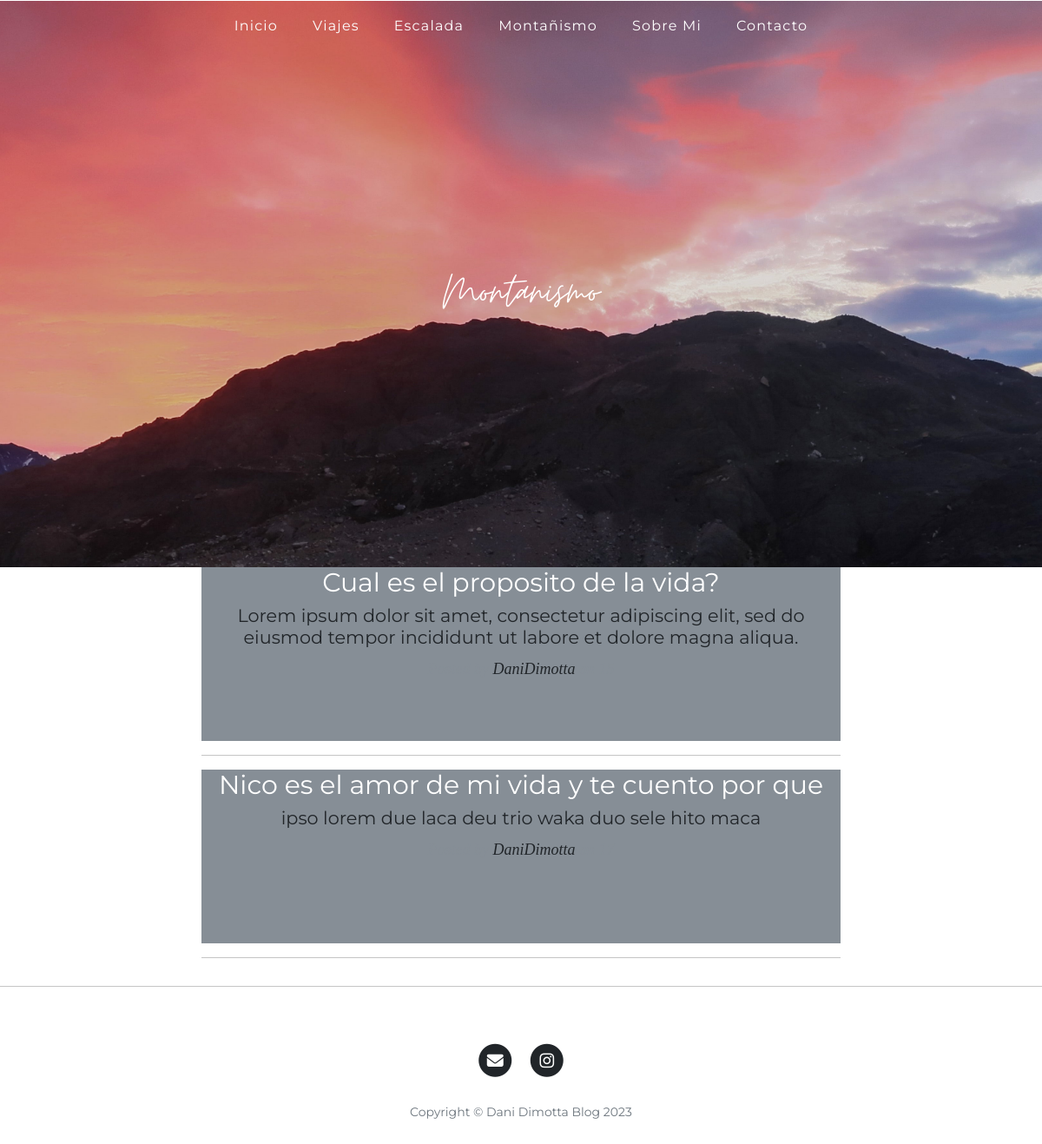
The page /montanismo on the database its author committed.
### main.py (models this page shows)
class BlogPost(db.Model):
    __tablename__ = "blog_posts"
    id = db.Column(db.Integer, primary_key=True)
    author_id = db.Column(db.Integer, ForeignKey('users.id'))
    author = relationship('Users', back_populates='posts')
    title = db.Column(db.String(250), unique=True, nullable=False)
    subtitle = db.Column(db.String(500), nullable=False)
    category = db.Column(db.String(250), nullable=False)
    date = db.Column(db.String(250), nullable=False)
    body = db.Column(db.Text, nullable=False)
    img_url = db.Column(db.String(500), nullable=False)
    comments = relationship('Comment', back_populates="parent_post")

class Users(UserMixin, db.Model):
    __tablename__ = "users"
    id = db.Column(db.Integer, primary_key=True)
    username = db.Column(db.String(250), nullable=False, unique=True)
    password = db.Column(db.String(250), nullable=False)
    email = db.Column(db.String(250), nullable=False, unique=True)
    posts = relationship("BlogPost", back_populates="author")
    date = db.Column(db.String(250), nullable=False)

### main.py (the view)
@app.route("/montanismo")
def montanismo():
    posts_montanismo = BlogPost.query.filter_by(category='Montañismo').all()
    return render_template("montanismo.html", posts=posts_montanismo)

### templates/montanismo.html (shortened to what this page needs)
{% include "header.html" %}
<header class="masthead" style="background-image: url('static/img/refugioviento-min.jpg'); padding-top: 100px">
    <div class="container">
        <div class="row">
            <div class="col-lg-8 col-md-10 mx-auto">
                <div class="site-heading">
                    <h1>Montanismo</h1>
                </div>
            </div>
        </div>
    </div>
</header>
<div class="container">
    <div class="row">
        <div class="col-lg-8 col-md-10 mx-auto">
            {% for post in posts %}
            <div class="post-preview">
                <a href="{{ url_for('show_post', post_id=post.id) }}">
                    <h2 class="post-title">
                        {{post.title}}
                    </h2>
                    <h3 class="post-subtitle">
                        {{post.subtitle}}
                    </h3>
                </a>
                <p class="post-meta">Posted by
                    <a href="{{url_for('about')}}">{{post.author.username}}</a>
                </p>
            </div>
            <hr>
            {% endfor %}
        </div>
    </div>
</div>
<hr>
{% include "footer.html" %}

### static/css/clean-blog2.css (style rules this page uses)
body { font-size: .95rem;color: #181818;font-family: 'Montserrat';text-align: justify;text-justify: inter-word; }
p { line-height: 1.5;margin: 30px 0; }
p a { text-decoration: none; }
h1, h2, h3, h4, h5, h6 { font-weight: 600;font-family: 'Montserrat'; }
a { text-decoration: none;color: #212529;transition: all 0.2s; }
.post-preview { background-color: #868e96;background-position: center center;background-repeat: no-repeat;background-size: cover;height: 200px;position:relative;text-align: center }
.post-title { font-family: 'EB Garamond';font-weight: 400;font-size: 1.5rem; }
header.masthead, section.masthead { padding-bottom: 10%;background-color: #868e96;background-attachment: fixed;background-position: center center;background-repeat: no-repeat;position: relative;background-size: cover;margin-top: 1px; }
header.masthead .page-heading, header.masthead .post-heading, header.masthead .site-heading { padding: 200px 0 150px;color: white; }
header.masthead .page-heading, header.masthead .site-heading { text-align: center; }
header.masthead .site-heading h1 { font-family: MoonTime;font-size: 60px;font-weight: 200;margin-top: 0; }
@media only screen and (min-width: 768px) { .post-preview > a > .post-title { font-family: 'Montserrat';font-size: 1.4rem; } }
.post-preview > a { text-decoration: none;color: #212529; }
.post-preview > a > .post-title { font-family: 'Montserrat';font-size: 30px;color: #fff; }
.post-preview > a > .post-subtitle { font-family: 'Montserrat';font-weight: 400;font-size: 1.3rem;margin: 0 0 10px; }
.post-preview > .post-meta { font-family: 'EB Garamond', serif;font-size: 18px;font-style: italic;margin-top: 0;color: #868e96; }
.post-preview > .post-meta > a { text-decoration: none;color: #212529; }

### rows shown on the page
BlogPost: title "Cual es el proposito de la vida?", subtitle "Lorem ipsum dolor sit amet, consectetur adipiscing elit, sed do eiusmod tempor incididunt ut labore et dolore magna aliqua.", author.username "DaniDimotta"
BlogPost: title "Nico es el amor de mi vida y te cuento por que", subtitle "ipso lorem due laca deu trio waka duo sele hito maca", author.username "DaniDimotta"
